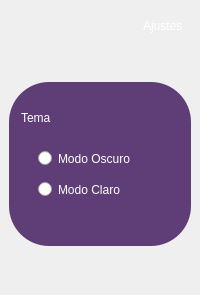
         <widget class="QWidget" name="settingsWidget">
          <layout class="QGridLayout" name="gridLayout_16">
           <property name="leftMargin">
            <number>0</number>
           </property>
           <property name="topMargin">
            <number>0</number>
           </property>
           <property name="rightMargin">
            <number>0</number>
           </property>
           <property name="bottomMargin">
            <number>0</number>
           </property>
           <property name="spacing">
            <number>0</number>
           </property>
           <item row="0" column="0">
            <widget class="QFrame" name="frameSettingsContainer">
             <property name="styleSheet">
              <string notr="true">QFrame {

	background-color : transparent;

}</string>
             </property>
             <property name="frameShape">
              <enum>QFrame::NoFrame</enum>
             </property>
             <property name="frameShadow">
              <enum>QFrame::Plain</enum>
             </property>
             <property name="lineWidth">
              <number>0</number>
             </property>
             <layout class="QGridLayout" name="gridLayout_26">
              <property name="leftMargin">
               <number>9</number>
              </property>
              <property name="topMargin">
               <number>9</number>
              </property>
              <property name="rightMargin">
               <number>9</number>
              </property>
              <property name="bottomMargin">
               <number>9</number>
              </property>
              <property name="spacing">
               <number>9</number>
              </property>
              <item row="2" column="1" alignment="Qt::AlignRight">
               <widget class="QLabel" name="labelSettingsWidgetTitle">
                <property name="styleSheet">
                 <string notr="true">QLabel {
	font : 77 18pt &quot;Microsoft JhengHei UI&quot;;
	color : #FFFFFF;
	border-radius : 0px;
	text-align : left;
	padding-right: 5px;
}

QLabel::hover {
	color : #4F6FA0;
}
</string>
                </property>
                <property name="text">
                 <string>Ajustes</string>
                </property>
               </widget>
              </item>
              <item row="3" column="0" colspan="2">
               <spacer name="verticalSpacer_30">
                <property name="orientation">
                 <enum>Qt::Vertical</enum>
                </property>
                <property name="sizeType">
                 <enum>QSizePolicy::Fixed</enum>
                </property>
                <property name="sizeHint" stdset="0">
                 <size>
                  <width>20</width>
                  <height>40</height>
                 </size>
                </property>
               </spacer>
              </item>
              <item row="6" column="0" colspan="2">
               <spacer name="verticalSpacer_25">
                <property name="orientation">
                 <enum>Qt::Vertical</enum>
                </property>
                <property name="sizeHint" stdset="0">
                 <size>
                  <width>20</width>
                  <height>40</height>
                 </size>
                </property>
               </spacer>
              </item>
              <item row="0" column="0" colspan="2">
               <spacer name="verticalSpacer_26">
                <property name="orientation">
                 <enum>Qt::Vertical</enum>
                </property>
                <property name="sizeType">
                 <enum>QSizePolicy::Fixed</enum>
                </property>
                <property name="sizeHint" stdset="0">
                 <size>
                  <width>20</width>
                  <height>10</height>
                 </size>
                </property>
               </spacer>
              </item>
              <item row="4" column="0" colspan="2">
               <widget class="QFrame" name="frameMode">
                <property name="styleSheet">
                 <string notr="true">QFrame {
	background-color: #5F3E77;
	border-radius : 40px;
}

</string>
                </property>
                <layout class="QGridLayout" name="gridLayout_20">
                 <item row="1" column="0" alignment="Qt::AlignLeft">
                  <widget class="QLabel" name="labelSettingsModeTitle">
                   <property name="styleSheet">
                    <string notr="true">QLabel {
	font : 77 18pt &quot;Microsoft JhengHei UI&quot;;
	color : #FFFFFF;
	border-radius : 0px;
	text-align : left;
	padding-right: 5px;
}

QLabel::hover {
	color : #4F6FA0;
}
</string>
                   </property>
                   <property name="text">
                    <string>Tema</string>
                   </property>
                  </widget>
                 </item>
                 <item row="5" column="0">
                  <widget class="QRadioButton" name="radioButtonLightMode">
                   <property name="styleSheet">
                    <string notr="true">QRadioButton {
	font : 75 11pt &quot;Microsoft JhengHei UI&quot;  bold;
	color : #FFFFFF;
	border-radius : 0px;
	padding-left : 20px
}

QRadioButton:hover {
	color : #3A609B;
	border-radius : 0px;
}

QRadioButton::checked {
	color : #3A609B;
	border-radius : 0px;
}

QRadioButton::indicator {
	color : #3A609B;
}

QRadioButton::indicator:checked:pressed {
	color : #3A609B;
}</string>
                   </property>
                   <property name="text">
                    <string>Modo Claro</string>
                   </property>
                  </widget>
                 </item>
                 <item row="2" column="0">
                  <spacer name="verticalSpacer_19">
                   <property name="orientation">
                    <enum>Qt::Vertical</enum>
                   </property>
                   <property name="sizeType">
                    <enum>QSizePolicy::Fixed</enum>
                   </property>
                   <property name="sizeHint" stdset="0">
                    <size>
                     <width>20</width>
                     <height>20</height>
                    </size>
                   </property>
                  </spacer>
                 </item>
                 <item row="0" column="0">
                  <spacer name="verticalSpacer_7">
                   <property name="orientation">
                    <enum>Qt::Vertical</enum>
                   </property>
                   <property name="sizeType">
                    <enum>QSizePolicy::Fixed</enum>
                   </property>
                   <property name="sizeHint" stdset="0">
                    <size>
                     <width>20</width>
                     <height>20</height>
                    </size>
                   </property>
                  </spacer>
                 </item>
                 <item row="6" column="0">
                  <spacer name="verticalSpacer_6">
                   <property name="orientation">
                    <enum>Qt::Vertical</enum>
                   </property>
                   <property name="sizeType">
                    <enum>QSizePolicy::Fixed</enum>
                   </property>
                   <property name="sizeHint" stdset="0">
                    <size>
                     <width>20</width>
                     <height>40</height>
                    </size>
                   </property>
                  </spacer>
                 </item>
                 <item row="4" column="0">
                  <spacer name="verticalSpacer_17">
                   <property name="orientation">
                    <enum>Qt::Vertical</enum>
                   </property>
                   <property name="sizeType">
                    <enum>QSizePolicy::Fixed</enum>
                   </property>
                   <property name="sizeHint" stdset="0">
                    <size>
                     <width>20</width>
                     <height>10</height>
                    </size>
                   </property>
                  </spacer>
                 </item>
                 <item row="3" column="0">
                  <widget class="QRadioButton" name="radioButtonDarkMode">
                   <property name="styleSheet">
                    <string notr="true">QRadioButton {
	font : 75 11pt &quot;Microsoft JhengHei UI&quot;  bold;
	color : #FFFFFF;
	border-radius : 0px;
	padding-left : 20px
}

QRadioButton:hover {
	color : #3A609B;
	border-radius : 0px;
}

QRadioButton::checked {
	color : #3A609B;
	border-radius : 0px;
}

QRadioButton::indicator {
	color : #3A609B;
}

QRadioButton::indicator:checked:pressed {
	color : #3A609B;
}</string>
                   </property>
                   <property name="text">
                    <string>Modo Oscuro</string>
                   </property>
                  </widget>
                 </item>
                </layout>
               </widget>
              </item>
             </layout>
            </widget>
           </item>
          </layout>
         </widget>
